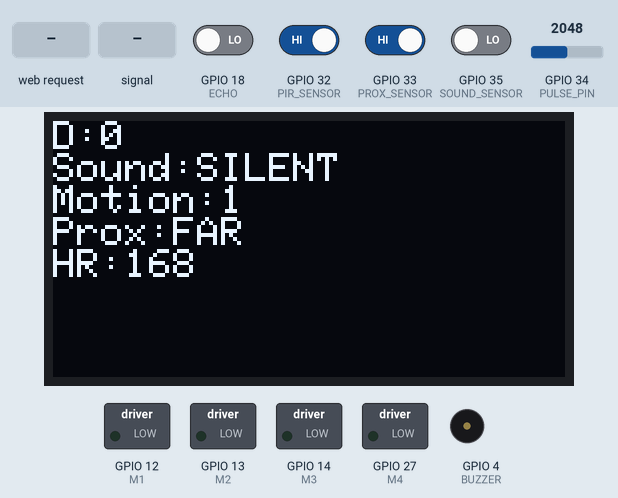
This sketch was run on a simulated ESP32. On the bench: 128×64 one-colour display, switched loads named in the sketch (green lamp = pin HIGH), buzzer (waves = sounding, pin HIGH). The inputs (shaded band) are chosen by the test bench; at power-on: GPIO 32 (PIR_SENSOR), GPIO 33 (PROX_SENSOR) HIGH, GPIO 18 (ECHO), GPIO 35 (SOUND_SENSOR) LOW, GPIO 34 (PULSE_PIN) = 2048. WiFi joins after 1.5 s; servers stay silent unless stated; what the sketch prints to the serial monitor is not drawn.

Above: at 2.7 s.
2.8 s: HTTP request GET /fall received
At 3.6 s:
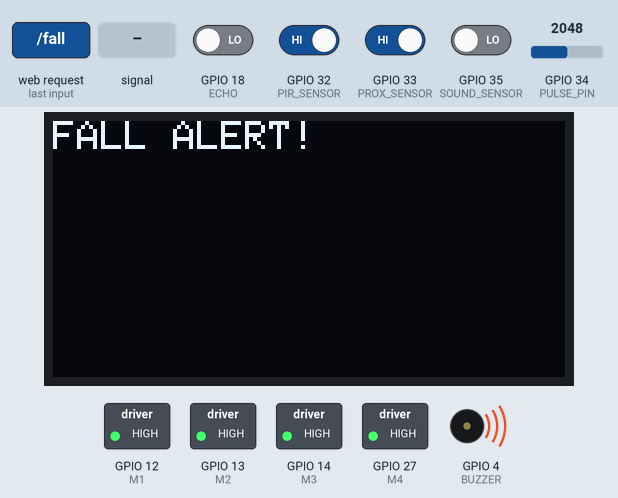
4.5 s: GPIO 18 (ECHO) driven HIGH and GPIO 35 (SOUND_SENSOR) driven HIGH
7.5 s: GPIO 33 (PROX_SENSOR) driven LOW
At 9.3 s:
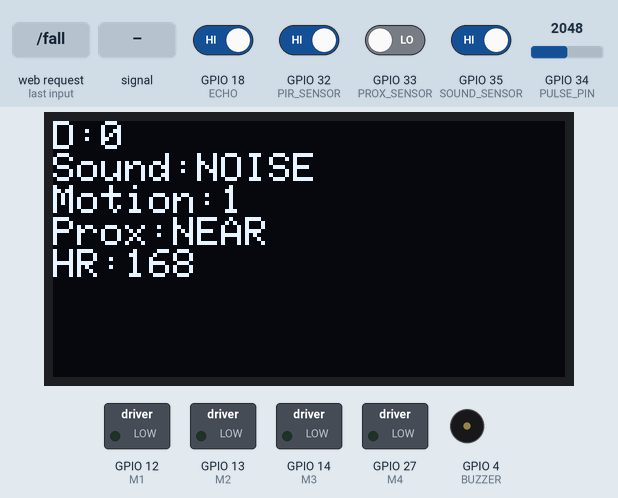
9.9 s: GPIO 35 (SOUND_SENSOR) driven LOW
At 11.2 s:
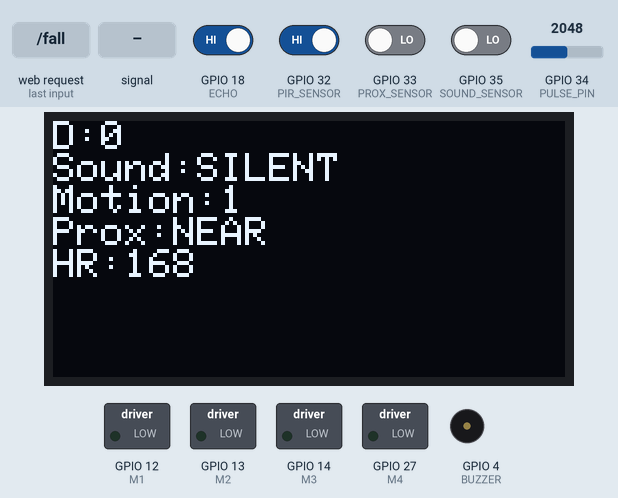
11.7 s: GPIO 34 (PULSE_PIN) fed a 200 Hz sine of ±327 counts around its level
At 12.87 s:
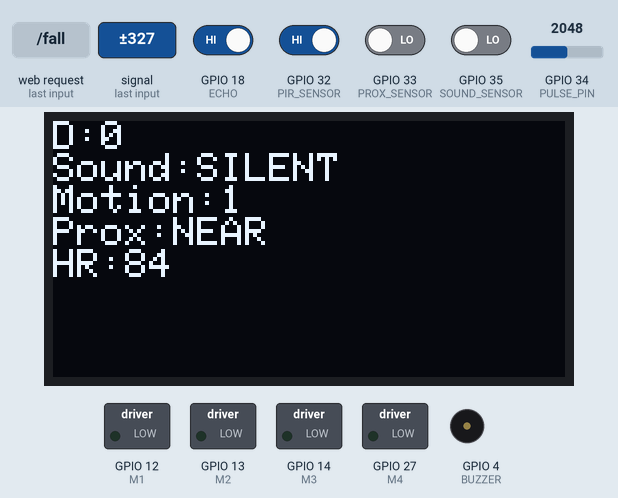
14.5 s: GPIO 32 (PIR_SENSOR) driven LOW
At 15.8 s:
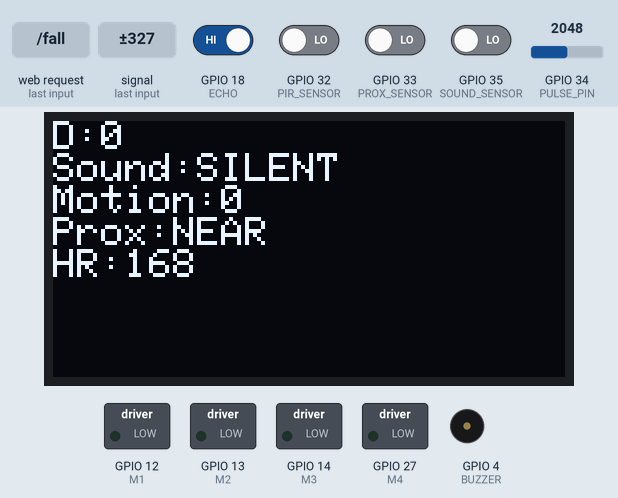
Timing chart, 0 to 17.5 s (numbered marks = the images above; inputs shaded):
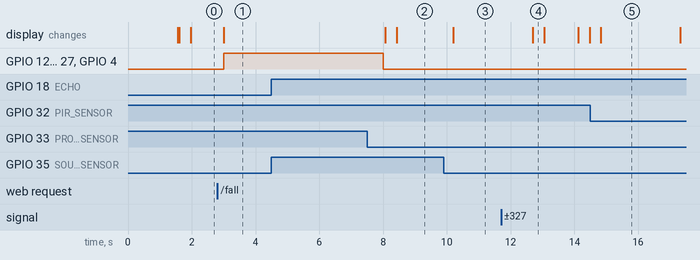

Measured:
- after the input at 2.8 s, GPIO 12 (M1), GPIO 13 (M2), GPIO 14 (M3), GPIO 27 (M4), GPIO 4 (BUZZER): LOW → HIGH after 0.21 s; the display: changes after 0.21 s (image 1)
- after the input at 4.5 s, every drawn part: stays the same
- after the input at 7.5 s, the display: first changes after 0.57 s (image 2 shows a later state)
- after the input at 9.9 s, the display: changes after 0.30 s (image 3)
- after the input at 11.7 s, the display: changes after 1.0 s (image 4)
- after the input at 14.5 s, the display: changes after 0.33 s (image 5)

The sketch:

sensor.ino
```cpp
#include <WiFi.h>
#include <WebServer.h>
#include <Wire.h>
#include <Adafruit_GFX.h>
#include <Adafruit_SSD1306.h>

// ===== WIFI =====
const char* ssid = "biswajit";
const char* password = "12345678";

WebServer server(80);

// ===== OLED =====
#define SCREEN_WIDTH 128
#define SCREEN_HEIGHT 64
Adafruit_SSD1306 display(SCREEN_WIDTH, SCREEN_HEIGHT, &Wire, -1);

// ===== MOTOR =====
#define M1 12
#define M2 13
#define M3 14
#define M4 27

// ===== SENSORS =====
#define TRIG 5
#define ECHO 18

#define SOUND_SENSOR 35   // 🔊 Digital sound (DO)
#define PIR_SENSOR 32     // 👣 Motion
#define PROX_SENSOR 33    // 📍 Proximity
#define PULSE_PIN 34      // ❤️ Pulse sensor

// ===== BUZZER =====
#define BUZZER 4

// ===== HEART RATE =====
int threshold = 1800;
unsigned long lastBeatTime = 0;
int bpm = 0;

// ===== MOTOR STOP =====
void stopMotors() {
  digitalWrite(M1, LOW);
  digitalWrite(M2, LOW);
  digitalWrite(M3, LOW);
  digitalWrite(M4, LOW);
}

// ===== FALL RECEIVED =====
void handleFall() {
  Serial.println("🚨 FALL RECEIVED!");

  display.clearDisplay();
  display.setCursor(0, 0);
  display.println("FALL ALERT!");
  display.display();

  digitalWrite(M1, HIGH);
  digitalWrite(M2, HIGH);
  digitalWrite(M3, HIGH);
  digitalWrite(M4, HIGH);
  digitalWrite(BUZZER, HIGH);

  delay(5000);

  stopMotors();
  digitalWrite(BUZZER, LOW);

  server.send(200, "text/plain", "OK");
}

// ===== SETUP =====
void setup() {
  Serial.begin(115200);

  pinMode(M1, OUTPUT);
  pinMode(M2, OUTPUT);
  pinMode(M3, OUTPUT);
  pinMode(M4, OUTPUT);

  pinMode(TRIG, OUTPUT);
  pinMode(ECHO, INPUT);

  pinMode(SOUND_SENSOR, INPUT);
  pinMode(PIR_SENSOR, INPUT);
  pinMode(PROX_SENSOR, INPUT_PULLUP);
  pinMode(PULSE_PIN, INPUT);

  pinMode(BUZZER, OUTPUT);

  stopMotors();

  // OLED
  if (!display.begin(SSD1306_SWITCHCAPVCC, 0x3C)) {
    Serial.println("OLED Failed");
  }
  display.setTextSize(1);
  display.setTextColor(WHITE);

  // WiFi
  WiFi.begin(ssid, password);
  Serial.print("Connecting");

  while (WiFi.status() != WL_CONNECTED) {
    delay(500);
    Serial.print(".");
  }

  Serial.println("\nConnected!");
  Serial.print("IP: ");
  Serial.println(WiFi.localIP());

  display.clearDisplay();
  display.setCursor(0, 0);
  display.println("WiFi Connected");
  display.println(WiFi.localIP());
  display.display();

  server.on("/fall", handleFall);
  server.begin();
}

// ===== LOOP =====
void loop() {

  server.handleClient();

  // ===== ULTRASONIC =====
  long duration = pulseIn(ECHO, HIGH, 30000);
  int distance = duration * 0.034 / 2;

  // ===== 🔊 DIGITAL SOUND =====
  int sound = digitalRead(SOUND_SENSOR);
  String soundStatus = (sound == HIGH) ? "NOISE" : "SILENT";

  // ===== OTHER SENSORS =====
  int motion = digitalRead(PIR_SENSOR);
  int prox = digitalRead(PROX_SENSOR);
  bool objectDetected = (prox == LOW);

  // ===== ❤️ HEART RATE =====
  int pulse = analogRead(PULSE_PIN);

  if (pulse > threshold && millis() - lastBeatTime > 250) {
    unsigned long currentTime = millis();
    unsigned long interval = currentTime - lastBeatTime;

    lastBeatTime = currentTime;

    if (interval > 0) {
      bpm = 60000 / interval;
    }
  }

  // ===== SERIAL =====
  Serial.print("Dist:");
  Serial.print(distance);

  Serial.print(" Sound:");
  Serial.print(soundStatus);

  Serial.print(" Motion:");
  Serial.print(motion);

  Serial.print(" Prox:");
  Serial.print(objectDetected);

  Serial.print(" BPM:");
  Serial.println(bpm);

  // ===== OLED =====
  display.clearDisplay();
  display.setCursor(0, 0);

  display.print("D:");
  display.println(distance);

  display.print("Sound:");
  display.println(soundStatus);

  display.print("Motion:");
  display.println(motion);

  display.print("Prox:");
  display.println(objectDetected ? "NEAR" : "FAR");

  display.print("HR:");
  display.println(bpm);

  display.display();

  delay(300);
}
```
